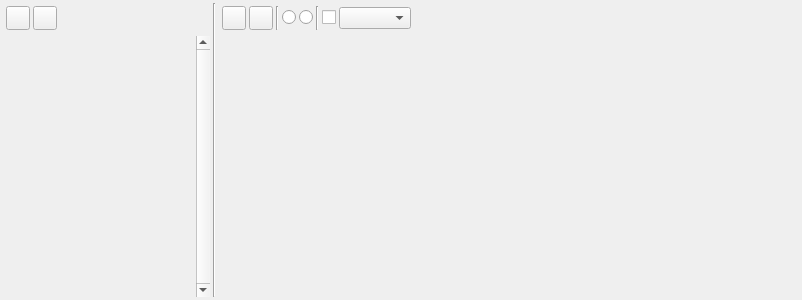
<?xml version="1.0" encoding="UTF-8"?>
<ui version="4.0">
 <class>SequencerWidget</class>
 <widget class="QDockWidget" name="SequencerWidget">
  <property name="geometry">
   <rect>
    <x>0</x>
    <y>0</y>
    <width>802</width>
    <height>300</height>
   </rect>
  </property>
  <property name="sizePolicy">
   <sizepolicy hsizetype="Expanding" vsizetype="Expanding">
    <horstretch>0</horstretch>
    <verstretch>0</verstretch>
   </sizepolicy>
  </property>
  <property name="minimumSize">
   <size>
    <width>651</width>
    <height>191</height>
   </size>
  </property>
  <property name="styleSheet">
   <string notr="true"/>
  </property>
  <property name="windowTitle">
   <string>Sequencer</string>
  </property>
  <widget class="QWidget" name="main">
   <property name="sizePolicy">
    <sizepolicy hsizetype="Expanding" vsizetype="Expanding">
     <horstretch>0</horstretch>
     <verstretch>0</verstretch>
    </sizepolicy>
   </property>
   <property name="styleSheet">
    <string notr="true"/>
   </property>
   <layout class="QGridLayout" name="gridLayout">
    <property name="margin">
     <number>3</number>
    </property>
    <property name="spacing">
     <number>3</number>
    </property>
    <item row="0" column="2">
     <widget class="QWidget" name="editorButtons" native="true">
      <property name="sizePolicy">
       <sizepolicy hsizetype="Preferred" vsizetype="Maximum">
        <horstretch>0</horstretch>
        <verstretch>0</verstretch>
       </sizepolicy>
      </property>
      <layout class="QHBoxLayout" name="horizontalLayout_2">
       <property name="spacing">
        <number>3</number>
       </property>
       <property name="margin">
        <number>3</number>
       </property>
       <item>
        <widget class="QPushButton" name="btnZoomUp">
         <property name="minimumSize">
          <size>
           <width>24</width>
           <height>24</height>
          </size>
         </property>
         <property name="maximumSize">
          <size>
           <width>24</width>
           <height>24</height>
          </size>
         </property>
         <property name="toolTip">
          <string>zoom in</string>
         </property>
         <property name="text">
          <string/>
         </property>
        </widget>
       </item>
       <item>
        <widget class="QPushButton" name="btnZoomDown">
         <property name="minimumSize">
          <size>
           <width>24</width>
           <height>24</height>
          </size>
         </property>
         <property name="maximumSize">
          <size>
           <width>24</width>
           <height>24</height>
          </size>
         </property>
         <property name="baseSize">
          <size>
           <width>2</width>
           <height>0</height>
          </size>
         </property>
         <property name="toolTip">
          <string>zoom out</string>
         </property>
         <property name="text">
          <string/>
         </property>
        </widget>
       </item>
       <item>
        <widget class="Line" name="line">
         <property name="orientation">
          <enum>Qt::Vertical</enum>
         </property>
        </widget>
       </item>
       <item>
        <widget class="QRadioButton" name="chkCursor">
         <property name="text">
          <string/>
         </property>
         <attribute name="buttonGroup">
          <string notr="true">grpEditorMode</string>
         </attribute>
        </widget>
       </item>
       <item>
        <widget class="QRadioButton" name="chkDraw">
         <property name="text">
          <string/>
         </property>
         <attribute name="buttonGroup">
          <string notr="true">grpEditorMode</string>
         </attribute>
        </widget>
       </item>
       <item>
        <widget class="Line" name="line_3">
         <property name="orientation">
          <enum>Qt::Vertical</enum>
         </property>
        </widget>
       </item>
       <item>
        <widget class="QCheckBox" name="chkSnap">
         <property name="styleSheet">
          <string notr="true"/>
         </property>
         <property name="text">
          <string/>
         </property>
        </widget>
       </item>
       <item>
        <widget class="QComboBox" name="cmbSnapInterval">
         <property name="frame">
          <bool>true</bool>
         </property>
        </widget>
       </item>
       <item>
        <spacer name="horizontalSpacer">
         <property name="orientation">
          <enum>Qt::Horizontal</enum>
         </property>
         <property name="sizeHint" stdset="0">
          <size>
           <width>40</width>
           <height>20</height>
          </size>
         </property>
        </spacer>
       </item>
      </layout>
     </widget>
    </item>
    <item row="0" column="1" rowspan="3">
     <widget class="Line" name="line_2">
      <property name="orientation">
       <enum>Qt::Vertical</enum>
      </property>
     </widget>
    </item>
    <item row="0" column="0">
     <widget class="QWidget" name="trackButtons" native="true">
      <property name="sizePolicy">
       <sizepolicy hsizetype="Maximum" vsizetype="Preferred">
        <horstretch>0</horstretch>
        <verstretch>0</verstretch>
       </sizepolicy>
      </property>
      <layout class="QHBoxLayout" name="horizontalLayout">
       <property name="spacing">
        <number>3</number>
       </property>
       <property name="margin">
        <number>3</number>
       </property>
       <item>
        <widget class="QPushButton" name="btnTrackAdd">
         <property name="minimumSize">
          <size>
           <width>24</width>
           <height>24</height>
          </size>
         </property>
         <property name="maximumSize">
          <size>
           <width>24</width>
           <height>24</height>
          </size>
         </property>
         <property name="toolTip">
          <string>create a new track</string>
         </property>
         <property name="styleSheet">
          <string notr="true"/>
         </property>
         <property name="text">
          <string/>
         </property>
        </widget>
       </item>
       <item>
        <widget class="QPushButton" name="btnTrackDelete">
         <property name="minimumSize">
          <size>
           <width>24</width>
           <height>24</height>
          </size>
         </property>
         <property name="maximumSize">
          <size>
           <width>24</width>
           <height>24</height>
          </size>
         </property>
         <property name="toolTip">
          <string>delete the currently selected track</string>
         </property>
         <property name="text">
          <string/>
         </property>
        </widget>
       </item>
       <item>
        <spacer name="horizontalSpacer_2">
         <property name="orientation">
          <enum>Qt::Horizontal</enum>
         </property>
         <property name="sizeHint" stdset="0">
          <size>
           <width>40</width>
           <height>20</height>
          </size>
         </property>
        </spacer>
       </item>
      </layout>
     </widget>
    </item>
    <item row="1" column="0" rowspan="2">
     <widget class="QScrollArea" name="scrollTracks">
      <property name="minimumSize">
       <size>
        <width>207</width>
        <height>0</height>
       </size>
      </property>
      <property name="maximumSize">
       <size>
        <width>207</width>
        <height>16777215</height>
       </size>
      </property>
      <property name="frameShape">
       <enum>QFrame::NoFrame</enum>
      </property>
      <property name="verticalScrollBarPolicy">
       <enum>Qt::ScrollBarAlwaysOn</enum>
      </property>
      <property name="horizontalScrollBarPolicy">
       <enum>Qt::ScrollBarAlwaysOff</enum>
      </property>
      <property name="widgetResizable">
       <bool>true</bool>
      </property>
      <widget class="QWidget" name="scrollAreaWidgetContents_2">
       <property name="geometry">
        <rect>
         <x>0</x>
         <y>0</y>
         <width>192</width>
         <height>238</height>
        </rect>
       </property>
      </widget>
     </widget>
    </item>
    <item row="1" column="2" rowspan="2">
     <layout class="QVBoxLayout" name="editor"/>
    </item>
   </layout>
  </widget>
 </widget>
 <resources/>
 <connections/>
 <buttongroups>
  <buttongroup name="grpEditorMode"/>
 </buttongroups>
</ui>
